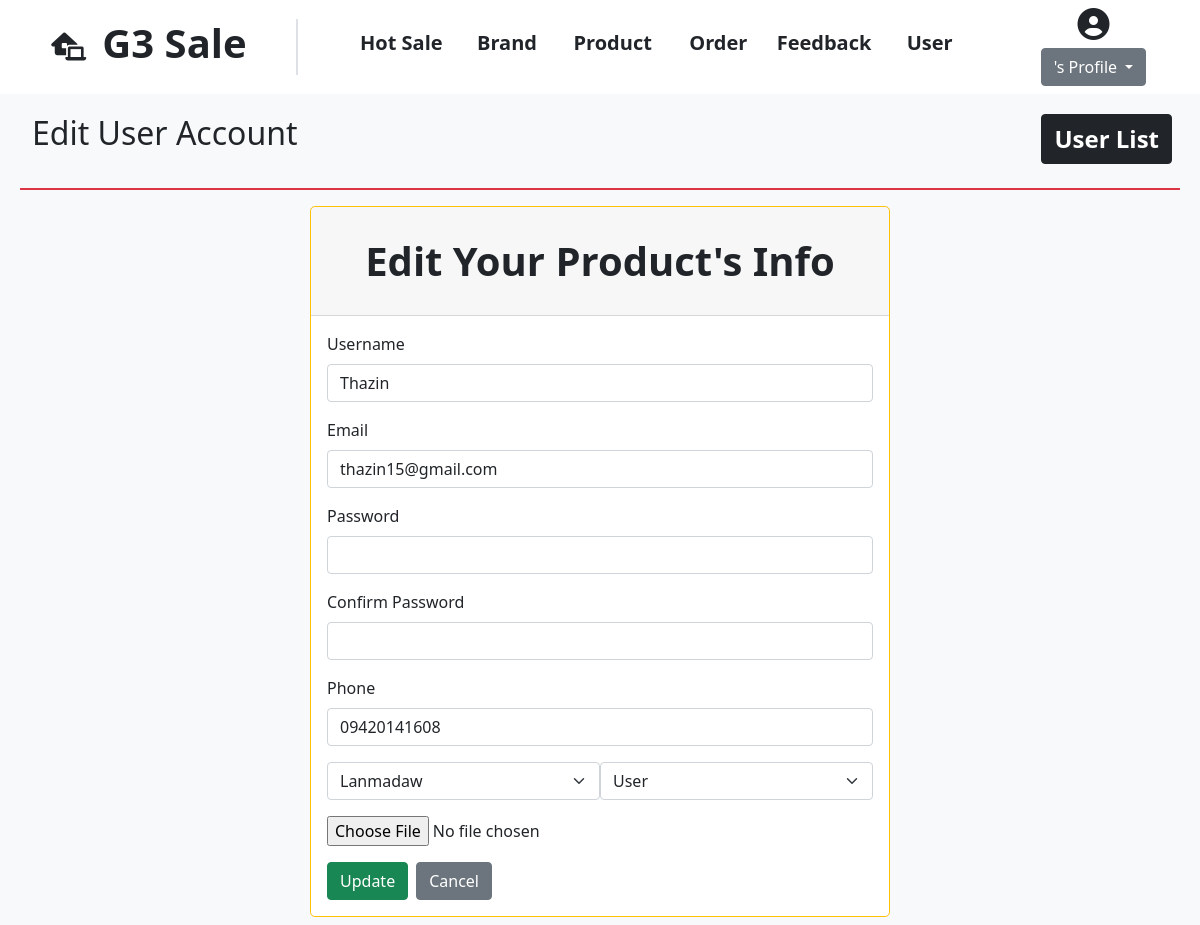
/admin/user/editUser.php?id=70, run on the app's committed database.
### tables this page shows
CREATE TABLE `users` (
  `id` bigint(225) NOT NULL,
  `username` varchar(50) NOT NULL,
  `email` varchar(30) NOT NULL,
  `password` varchar(255) NOT NULL,
  `phone` varchar(15) NOT NULL,
  `town` varchar(255) NOT NULL,
  `img` varchar(255) DEFAULT NULL,
  `role` varchar(30) NOT NULL,
  `created_at` timestamp NOT NULL DEFAULT current_timestamp()
);

### admin/user/editUser.php (the view, shortened to what this page needs)
<?php
include '../../connection.php';
$id = $_GET["id"];
$edit = mysqli_fetch_assoc(mysqli_query($connection, "SELECT * FROM users WHERE id = $id"));
?>
<!DOCTYPE html>
<html lang="en">
<head>
    <link href="https://cdn.jsdelivr.net/npm/bootstrap@5.2.3/dist/css/bootstrap.min.css" rel="stylesheet"
>
    <link rel="stylesheet" href="https://cdnjs.cloudflare.com/ajax/libs/font-awesome/6.5.1/css/all.min.css"
 />
</head>
<body class="bg-light">
    <?php include '../../layouts/header.php' ?>
    <div class="container-fluid">
        <div class="row justify-content-center">
            <div class=" p-2">
                <div class="d-flex justify-content-between bg-light  mb-3 border-2 border-bottom border-danger p-2">
                    <div>
                        <h2 class=" ms-1 mt-1">Edit User Account</h2>
                    </div>
                    <ul class="d-flex text-decoration-none mt-1">
                        <a href="userList.php" class="text-decoration-none btn-dark rounded btn text-white ">
                            <li class=" list-unstyled fw-bolder fs-4">User List</li>
                        </a>
                    </ul>
                </div>
                <div class="d-flex justify-content-center  align-items-center ">
                    <div class="card col-6 border-warning rounded rounded-3">
                        <div class="card-header">
                            <p class="m-3 text-center fw-bolder fs-1">Edit Your Product's Info </p>
                        </div>
                        <div class="card-body">
                            <form class="" action="" method="post" enctype="multipart/form-data">
                                <div class="mb-3">
                                    <label for="username" class="form-label">Username</label>
                                    <input type="text" name="username" value="<?php echo $edit['username']; ?>"
                                        class="form-control" required>
                                </div>
                                <div class="mb-3">
                                    <label for="email" class="form-label">Email</label>
                                    <input type="text" name="email" value="<?php echo $edit['email']; ?>"
                                        class="form-control" required>
                                </div>
                                <div class="mb-3">
                                    <label for="password" class="form-label">Password</label>
                                    <input type="password" name="password" value="" class="form-control" required>
                                </div>
                                <div class="mb-3">
                                    <label for="confirmPassword" class="form-label">Confirm Password</label>
                                    <input type="password" name="confirmPassword" value="" class="form-control"
                                        required>
                                </div>
                                <div class="mb-3">
                                    <label for="phone" class="form-label">Phone</label>
                                    <input type="text" name="phone" value="<?php echo $edit['phone']; ?>"
                                        class="form-control" required>
                                </div>
                                <div class="d-flex  justify-content-start">
                                    <div class="mb-3 col-6">
                                        <select class="form-select" name="town" aria-label="Default select example"
                                            required>
                                            <?php
                                            $townships = ["Ahlone", "Bahan", "Dagon", "Hlaing", "Kamayut", "Kyauktada", "Kyimyindaing", "Lanmadaw", "Latha", "Mayangon", "Pabedan", "Sanchaung", "Seikkan"];
                                            foreach ($townships as $township) {
                                                $selected = ($edit['town'] == $township) ? "selected='selected'" : "";
                                                echo "<option value=\"$township\" $selected>$township</option>";
                                            }
                                            ?>
                                        </select>
                                    </div>
                                    <div class="mb-3 col-6">
                                        <select class="form-select" name="role" aria-label="Default select example"
                                            required>
                                            <?php
                                            $roles = ["Admin", "User"];
                                            foreach ($roles as $role) {
                                                $selected = ($edit['role'] == $role) ? "selected='selected'" : "";
                                                echo "<option value=\"$role\" $selected>$role</option>";
                                            }
                                            ?>
                                        </select>
                                    </div>
                                </div>
                                <div class="mb-3">
                                    <input type="file" name="file1" id="image">
                                </div>
                                <div class="d-flex ">
                                    <button type="submit" name="updateUser" class="btn btn-success w-20 me-2">
                                        Update</button>
                                    <a href="./userList.php" class="w-50 "><button type="button" name="cancel"
                                            class="btn btn-secondary "> Cancel</button>
                                    </a>
                                </div>
                            </form>
                        </div>
                    </div>
                </div>
            </div>
        </div>
    </div>
</body>
</html>

### style.css (style rules this page uses)
* { margin: 0; padding: 0; }

### data on the page
users: username "Thazin", email "thazin15@gmail.com", phone "09420141608"

### other printed values
form field town "Lanmadaw"
form field role "User"
